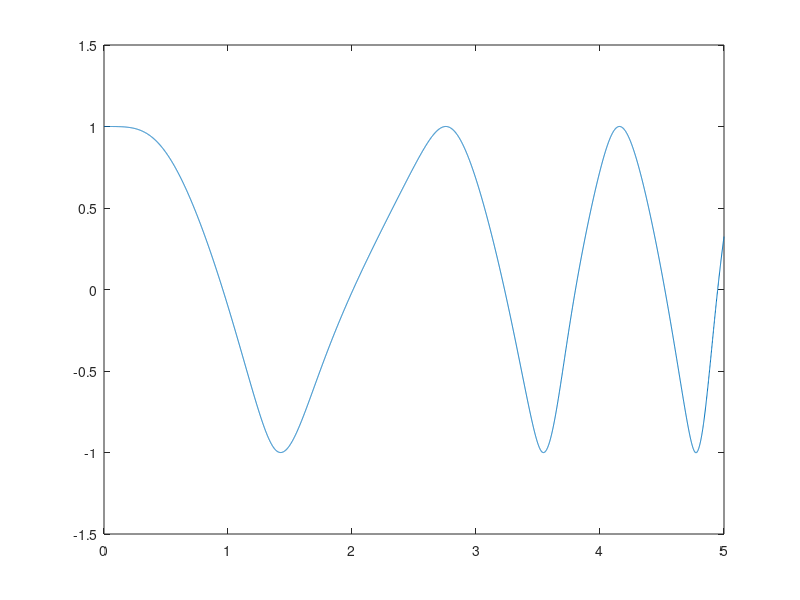

Reproduce this figure in MATLAB.
%不含驱动速度
%% 参数
%
g = -9.8;
m1 = 1; l1 = 1; J1 = m1 * (l1 ^ 2)/3;
m2 = 1; l2 = 2; J2 = m2 * (l2 ^ 2)/3;
m3 = 1;
%%
A = diag([m1, m1, J1, m2, m2, J2, m3, m3]);
B = [0; m1 * g; 0; 0; m2 * g; 0; 0; m3 * g];
q0 = [l1; 0; 0; 2 * l1 + l2; 0; 0; 2 * l1 + 2 * l2; 0];
%q0 = [-l1; 0; pi; -2 * l1 + l2; 0; 0; -2 * l1 + 2 * l2; 0];
v0 = [0; 0; 0; 0; 0; 0; 0; 0]; %初始状态
q = q0; v = v0;
phi = [q0(1) - l1 * cos(q0(3));
       q0(2) - l1 * sin(q0(3));
       -2 * l1 * cos(q0(3)) + q0(4) - l2 * cos(q0(6));
       -2 * l1 * sin(q0(3)) + q0(5) - l2 * sin(q0(6));
       -2 * l1 * sin(q0(3)) + 2 * l2 * sin(q0(6));
       -l2 * cos(q0(6)) - q0(4) + q0(7);
       q0(8)]; %约束
phiq = [1 0 l1 * sin(q0(3)) 0 0 0 0 0;
        0 1 -l1 * cos(q0(3)) 0 0 0 0 0;
        0 0 2 * l1 * sin(q0(3)) 1 0 l2 * sin(q0(6)) 0 0;
        0 0 -2 * l1 * cos(q0(3)) 0 1 -l2 * cos(q0(6)) 0 0;
        %0 0 2 * l1 * cos(q0(3)) 0 0 2 * l2 * cos(q0(6)) 0 0;
        0 0 0 -1 0 l2 * sin(q0(6)) 1 0;
        0 0 0 0 1 l2*cos(q0(6)) 0 0;
        0 0 0 0 0 0 0 1]; %雅可比
P = [-l1 * cos(q0(3)) * v0(3) ^ 2;
   -l1 * sin(q0(3)) * v0(3) ^ 2;
   -2 * l1 * cos(q0(3)) * v0(3) ^ 2 - l2 * cos(q0(6)) * v0(6) ^ 2;
   -2 * l1 * sin(q0(3)) * v0(3) ^ 2 - l2 * sin(q0(6)) * v0(6) ^ 2;
   2 * l1 * sin(q0(3)) * v0(3) ^ 2 + 2 * l2 * sin(q0(6)) * v0(6) ^ 2;
   -l2 * cos(q0(6)) * v0(6) ^ 2;
   0];
h = 0.001; T = 5; t = 0:h:T; %步长及时间

phiT = phiq * v; %对时间全微分
alpha = 25; beta = 50; %经验值5~50
P1 = P - 2 * alpha * phiT - beta ^ 2 * phi; %稳定形式
LEFT = [A phiq'; phiq zeros(length(P))]; %左端系数
RIGHT = [B; P1]; %右端
X = inv(LEFT) * RIGHT;

%% 组装
q = q0; v = v0;
column = zeros(8, (length(t) - 1));
q = [q column]; v = [v column];
a = zeros(8, length(t));
%%
for i = 1:length(t) - 1
    phi = [q(1, i) - l1 * cos(q(3, i));
           q(2, i) - l1 * sin(q(3, i));
           -2 * l1 * cos(q(3, i)) + q(4, i) - l2 * cos(q(6, i));
           -2 * l1 * sin(q(3, i)) + q(5, i) - l2 * sin(q(6, i));
           -2 * l1 * sin(q(3, i)) + 2 * l2 * sin(q(6, i))
           -l2 * cos(q(6, i)) - q(4, i) + q(7, i);
           q(8, i)]; %约束
    phiq = [1 0 l1 * sin(q(3, i)) 0 0 0 0 0;
            0 1 -l1 * cos(q(3, i)) 0 0 0 0 0;
            0 0 2 * l1 * sin(q(3, i)) 1 0 l2 * sin(q(6, i)) 0 0;
            0 0 -2 * l1 * cos(q(3, i)) 0 1 -l2 * cos(q(6, i)) 0 0;
            0 0 2 * l1 * cos(q(3, i)) 0 0 2 * l2 * cos(q(6, i)) 0 0;
            0 0 0 -1 0 l2 * sin(q(6, i)) 1 0;
            0 0 0 0 0 0 0 1]; %雅可比
    P = [-l1 * cos(q(3, i)) * v(3, i) ^ 2;
       -l1 * sin(q(3, i)) * v(3, i) ^ 2;
       -2 * l1 * cos(q(3, i)) * v(3, i) ^ 2 - l2 * cos(q(6, i)) * v(6, i) ^ 2;
       -2 * l1 * sin(q(3, i)) * v(3, i) ^ 2 - l2 * sin(q(6, i)) * v(6, i) ^ 2;
       2 * l1 * sin(q(3, i)) * v(3, i) ^ 2 + 2 * l2 * sin(q(6, i)) * v(6, i) ^ 2;
       -l2 * cos(q(6, i)) * v(6, i) ^ 2;
       0];
    phiT = phiq * v(:, i);
    P1 = P - 2 * alpha * phiT - (beta ^ 2) * phi;
    LEFT = [A phiq'; phiq zeros(length(P))];
    RIGHT = [B; P1];
    X = (LEFT ^ -1) * RIGHT;
    a(:, i) = X(1:8);
    v(:, i + 1) = v(:, i) + h * a(:, i);
    q(:, i + 1) = q(:, i) + h * v(:, i);
end

%% figure
plot(t, q(1, :));
